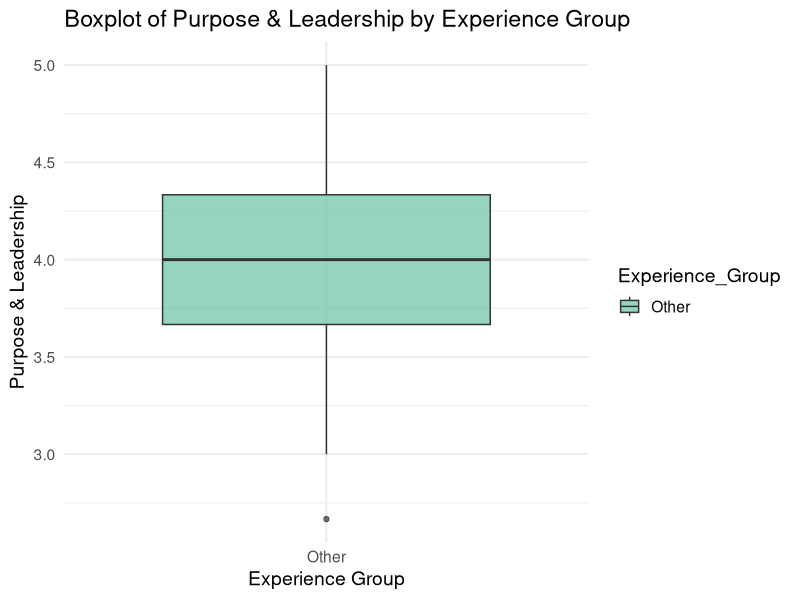
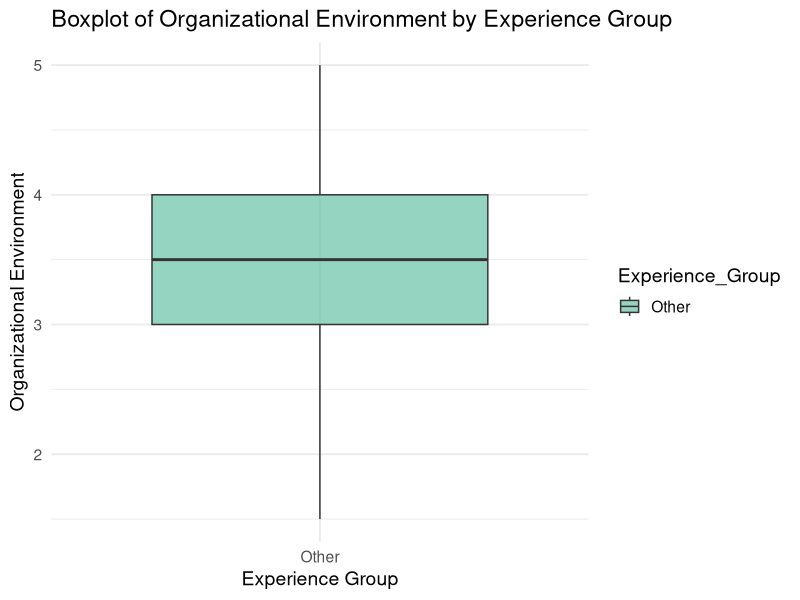
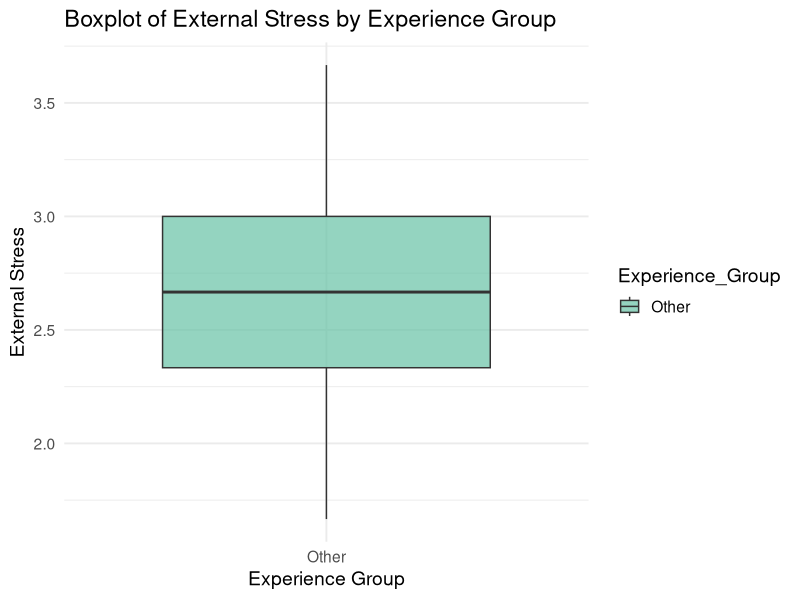

Write R code to recreate these figures, in order.
library(readxl)
library(dplyr)
library(ggplot2)


data <- read_excel("data/Questionnaire of Thesis MBA (Responses).xlsx")

likert_data <- data %>%
  select(
    `How many years of full-time professional work experience do you have:`,
    `How important is it for you to know the purpose/final goal of the project you undertake?`,
    `I feel that the work environment does not support my personal or professional development.`,
    `How important is it for you to have someone who motivates you in your work?`,
    `My leader/manager motivates me to perform at my best.`,
    `How much does micromanagement reduce your motivation at work?`,
    `The level of organization in a project significantly affects my motivation.`,
    `How does working 37 hours a week influence your motivation?`,
    `Do you feel fear of being laid off at your current job`
  )

names(likert_data) <- c(
  "Experience", "PurposeImportance", "EnvironmentSupport", "MotivationImportance",
  "LeaderMotivation", "MicromanagementEffect", "ProjectOrganization",
  "WorkHoursEffect", "FearLayoff"
)


likert_data$MicromanagementEffect <- 6 - likert_data$MicromanagementEffect
likert_data$EnvironmentSupport <- 6 - likert_data$EnvironmentSupport


likert_data <- likert_data %>%
  mutate(
    Purpose_Leadership = rowMeans(select(., PurposeImportance, MotivationImportance, LeaderMotivation), na.rm = TRUE),
    Org_Environment = rowMeans(select(., EnvironmentSupport, ProjectOrganization), na.rm = TRUE),
    External_Stress = rowMeans(select(., MicromanagementEffect, WorkHoursEffect, FearLayoff), na.rm = TRUE)
  )


likert_data$Experience_Group <- ifelse(
  likert_data$Experience %in% c("1 year", "2 years", "3 years"),
  "1-3 years",
  "Other"
)

likert_data$Experience_Group <- factor(likert_data$Experience_Group)


make_boxplot <- function(df, variable, y_label) {
  ggplot(df, aes(x = Experience_Group, y = .data[[variable]], fill = Experience_Group)) +
    geom_boxplot(alpha = 0.7) +
    theme_minimal(base_size = 14) +
    labs(
      title = paste("Boxplot of", y_label, "by Experience Group"),
      x = "Experience Group",
      y = y_label
    ) +
    scale_fill_brewer(palette = "Set2")
}


p1 <- make_boxplot(likert_data, "Purpose_Leadership", "Purpose & Leadership")
p2 <- make_boxplot(likert_data, "Org_Environment", "Organizational Environment")
p3 <- make_boxplot(likert_data, "External_Stress", "External Stress")


print(p1)
print(p2)
print(p3)
